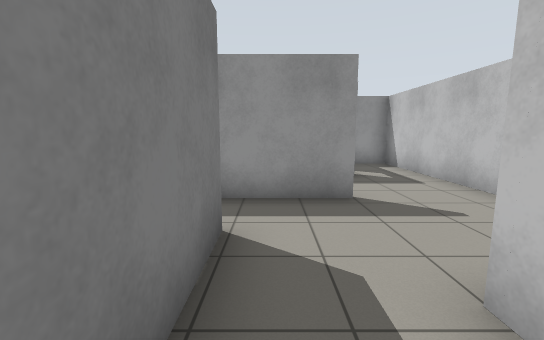
view 1 (above)

24 first-person views from a walk through a Gazebo world. The camera is 1.2 m above the floor, tilts 8° down and sees 90° across. The floor is counted in squares, 1 m on a side. Each view is taken from the middle of a square. On the plan, view 1 faces up. The plan holds only what a view shows up to about 12 squares ahead; the rest is blank.

view 2
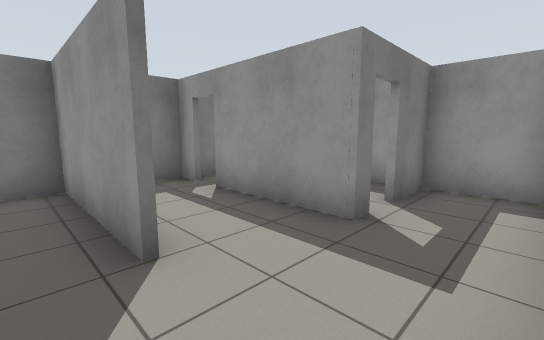

view 3
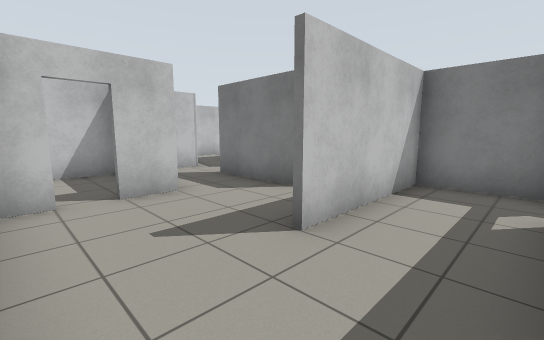

view 4
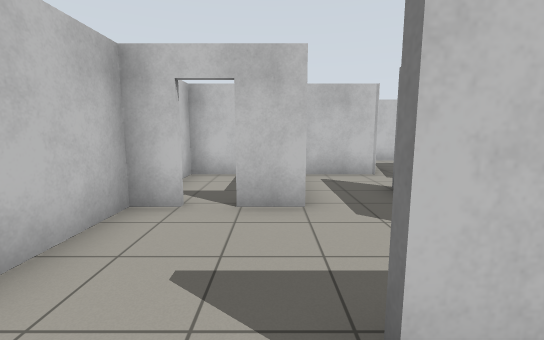

view 5
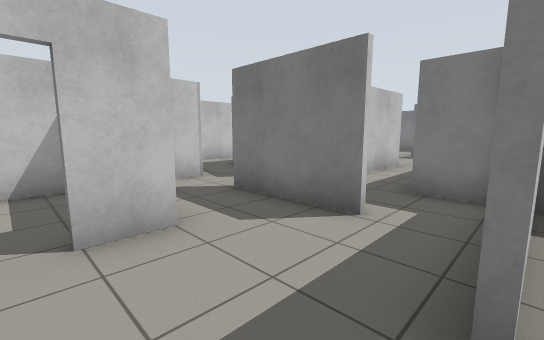

view 6
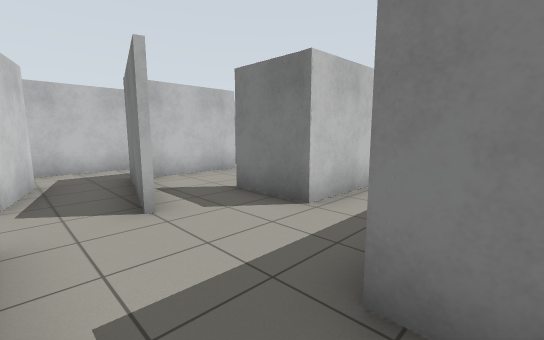

view 7
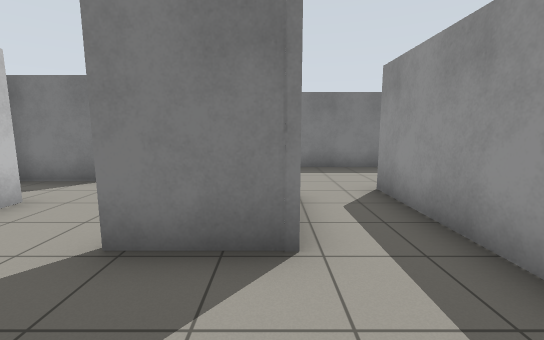

view 8
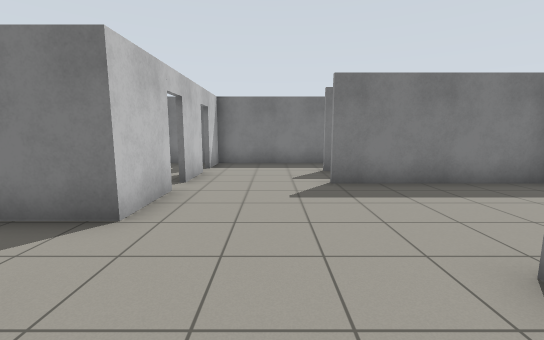

view 9
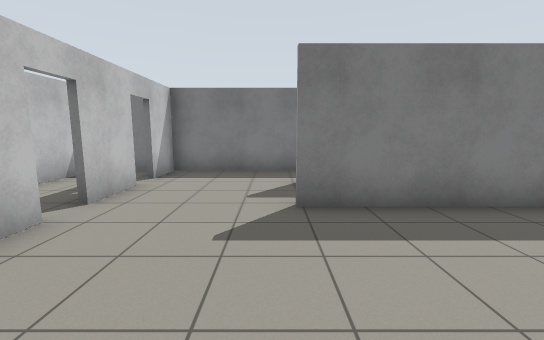

view 10
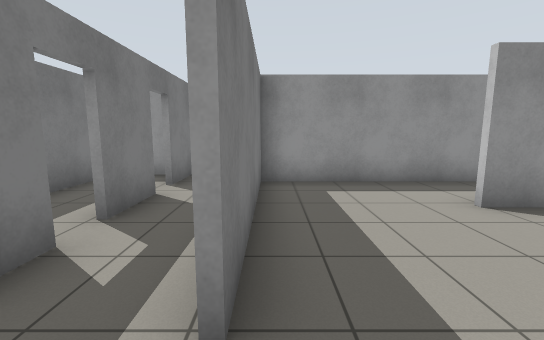

view 11
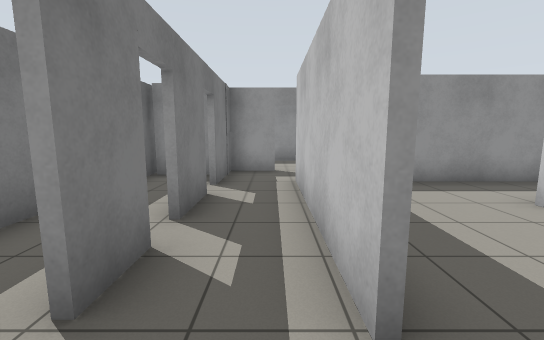

view 12
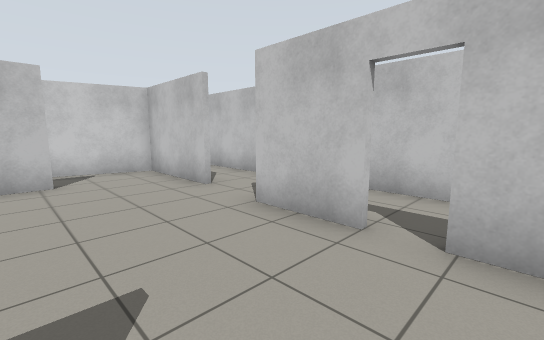

view 13
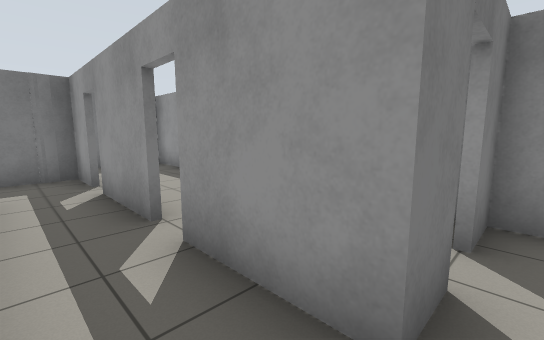

view 14
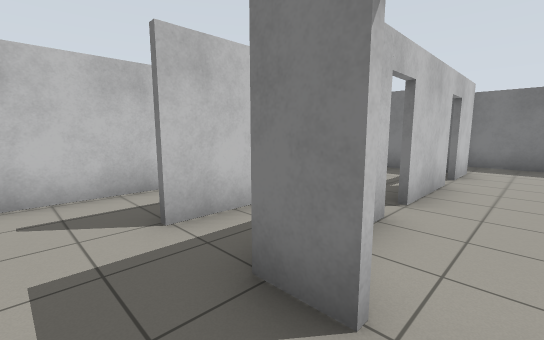

view 15
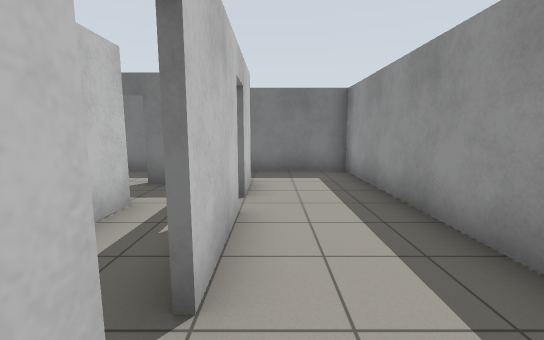

view 16
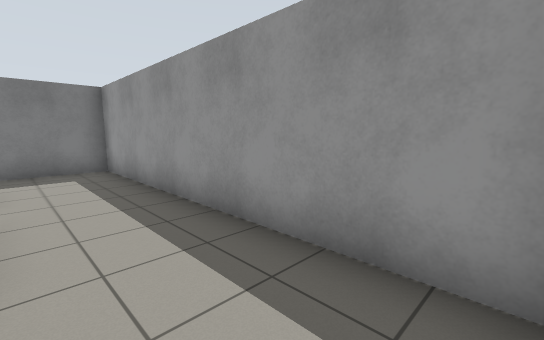

view 17
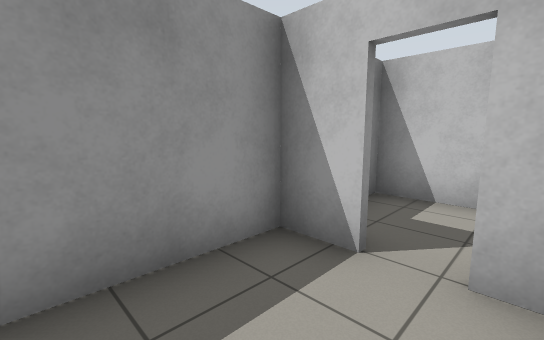

view 18
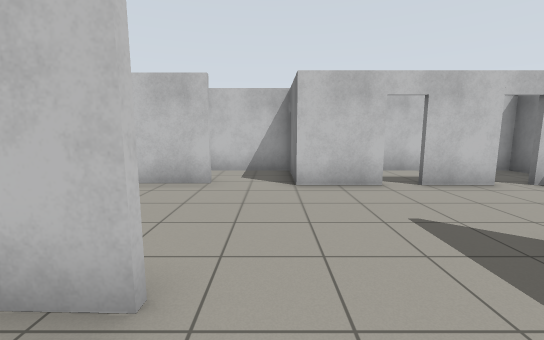

view 19
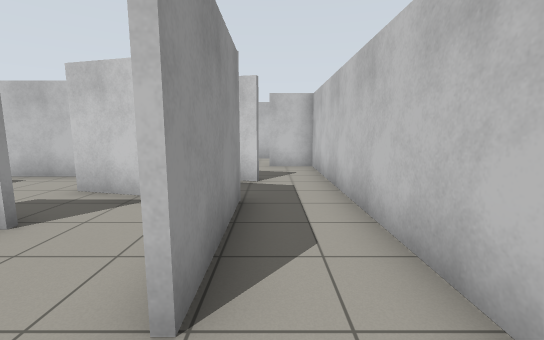

view 20
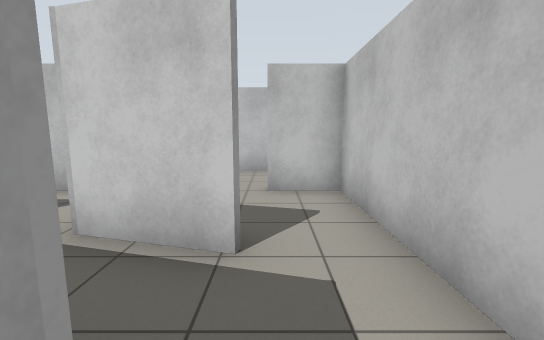

view 21
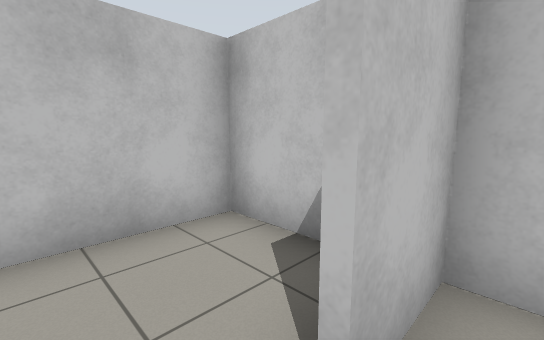

view 22
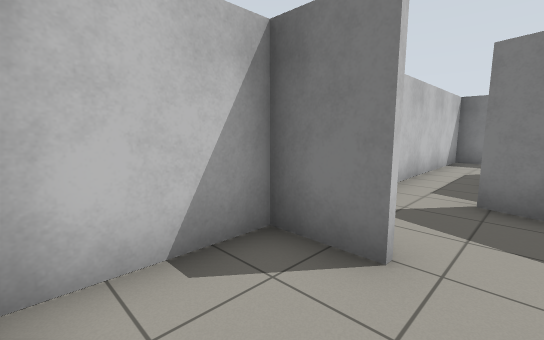

view 23
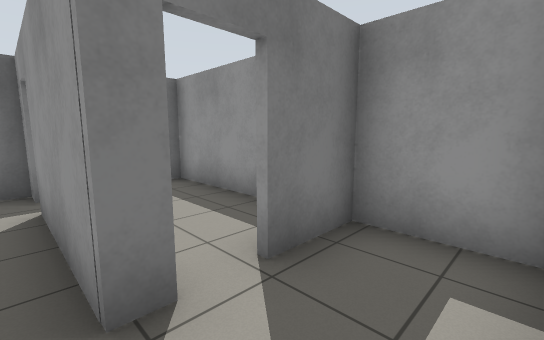

view 24
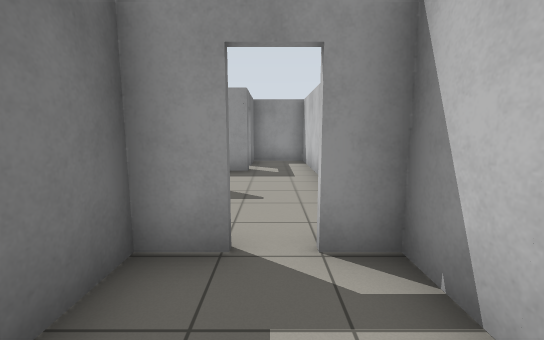

### Floor plan
Points are (right, up) in squares from view 1. A wall is a line through its corners. A room is listed if a view was taken in it or the views show most of it. See-through windows are left out.
Room 1 (view 1)
walls: (1.5, 0.1) (1.5, 1.7); (-0.9, -1.7) (1.1, -1.7); (-0.6, 3.3) (-0.6, 0.1)
ways out: opening at (0.5, 1.5) to room 2; opening at (-1, -0.5) to room 3
Room 2 (views 2, 3, 4, 5, 6, 23)
walls: (1.5, 4.8) (-1.5, 4.8); (2.2, 7.9) (2.2, 7.3) (-1.1, 7.3); (-1.9, 7.3) (-2.7, 7.3) (-2.7, 5.1); (1.5, 1.7) (2.6, 1.7); (3.4, 1.7) (4.4, 1.7); (4.3, 2) (4.3, 10.3) (2.2, 10.3) (2.2, 8.6); (-2.7, 5) (1.5, 5)
ways out: opening at (0.5, 1.5) to room 1; open door at (3, 2) to room 9; opening at (-1, 4) to room 12; open door at (-1.5, 7); open door at (2, 8.5)
Room 3 (view 7)
walls: (-2.4, 0) (-2.8, -1.4); (-4, 3.2) (-7.8, 3.2); (-7.2, 1.3) (-4.6, 1.3) (-4.6, -0.7); (-0.8, 1.3) (-0.8, 3.1)
ways out: opening at (-1, -0.5) to room 1; opening at (-8, 2) to room 4; opening at (-4, -1) to room 4; opening at (-2, -2.5) to room 7; opening at (-2, 3) to room 12
Room 4 (views 8, 9, 10, 11, 12, 18)
walls: (-11.4, 0.4) (-11.4, 5.6); (-13.3, 1.7) (-13.3, 0.5); (-10.6, -3.1) (-8.6, -3.1); (-6.4, 3.4) (-5.5, 3.4); (-13.3, 4.2) (-13.3, 2.5); (-13.1, -3.1) (-11.4, -3.1); (-4.8, -0.7) (-4.8, 0.1); (-6.6, -3.3) (-3.4, -3.3) (-2.6, -0.1); (-5.5, 5.5) (-11.3, 5.5) (-11.3, 0.4); (-11.9, 7.3) (-13.3, 7.3) (-13.3, 5); (-13.7, 6.6) (-15.2, 6.6); (-15.4, 7.1) (-15.4, -3.1) (-13.9, -3.1)
ways out: opening at (-8, 2) to room 3; opening at (-4, -1) to room 3; opening at (-12, 6) to room 5; opening at (-7.5, -3) to room 7; open door at (-13.5, -3) to room 10; open door at (-11, -3) to room 10; opening at (-6.5, 4) to room 11; open door at (-13, 2); open door at (-13, 4.5)
Room 5 (views 13, 14)
walls: (-6.9, 5.6) (-5.4, 5.6); (-5.4, 8.4) (-5.4, 7.3) (-7.7, 7.3); (-8.6, 7.3) (-11.1, 7.3); (-2.8, 8.6) (-2.8, 10.4); (-5.4, 10.4) (-5.4, 9.1); (-11.4, 5.6) (-10.4, 5.6)
ways out: opening at (-12, 6) to room 4; open door at (-11.5, 7) to room 6; open door at (-8, 7) to room 6; gap at (-5.3, 8.7) to room 6; opening at (-4.5, 5) to room 11
Room 6 (views 15, 16, 17)
walls: (-11.1, 7.5) (-8.6, 7.5); (-13.5, 7.5) (-11.9, 7.5); (-5.6, 9.1) (-5.6, 10.4); (-5.6, 7.9) (-5.6, 8.4); (-4.9, 10.3) (-15.4, 10.3) (-15.4, 7.1)
ways out: open door at (-11.5, 7) to room 5; open door at (-8, 7) to room 5; gap at (-5.3, 8.7) to room 5
Room 7 (views 19, 20, 21)
walls: (-1.5, -3.7) (-0.9, -1.7); (-1.1, -2.9) (-1.3, -3.7); (-2.8, -1.4) (-3.3, -3.4) (-6.6, -3.4); (-8.6, -3.1) (-8.6, -5.4) (1.5, -5.4) (1.5, -3.9)
ways out: opening at (-2, -2.5) to room 3; opening at (-7.5, -3) to room 4; opening at (2, -3) to room 8
Room 8 (view 22)
walls: (1.6, -3.9) (1.6, -5.4) (4.3, -5.4) (4.3, -2.9)
ways out: opening at (2, -3) to room 7
Room 9 (view 24)
walls: (1.6, 1.6) (1.6, 0.3); (4.4, 1.6) (3.4, 1.6); (1.6, -1.7) (4.3, -1.7) (4.3, 2)
ways out: open door at (3, 2) to room 2
Room 10 (no view inside)
walls: (-15.4, -3.5) (-15.4, -5.4) (-9.4, -5.4)
ways out: open door at (-13.5, -3) to room 4; open door at (-11, -3) to room 4
Room 11 (no view inside)
walls: (-5.5, 3.4) (-3.9, 3.4)
ways out: opening at (-6.5, 4) to room 4; opening at (-4.5, 5) to room 5
Room 12 (no view inside)
walls: (-1.5, 4.8) (-2.7, 4.8); (-2.7, 5.1) (-2.7, 3.1)
ways out: opening at (-1, 4) to room 2; opening at (-2, 3) to room 3

Positions as (right, up) in squares from view 1, and headings:
1: (0, 0), facing up
2: (4, 4), facing up-left
3: (4, 7), facing down-left
4: (2, 6), facing down
5: (3, 5), facing down-left
6: (-1, 4), facing down-left
7: (-2, 1), facing left
8: (-5, -1), facing left
9: (-7, 0), facing left
10: (-11, -1), facing up
11: (-12, -1), facing up
12: (-12, 0), facing down-right
13: (-5, 6), facing up-left
14: (-4, 9), facing down-left
15: (-7, 8), facing left
16: (-6, 8), facing up-left
17: (-8, 8), facing up-right
18: (-8, 3), facing down
19: (-8, -4), facing right
20: (-4, -4), facing right
21: (1, -3), facing down-right
22: (4, -3), facing down-left
23: (4, 7), facing up-left
24: (3, -1), facing up
